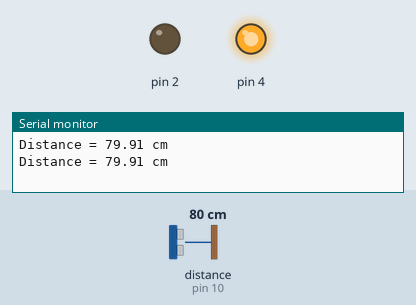
A sketch run on a simulated Arduino Uno, built with avr-gcc and run on an emulated ATmega328P. Shown: output pins drawn as LEDs (lit = HIGH), the last lines printed to the serial monitor. Wiring (inferred from the names in the program): ultrasonic range finder: trigger pin 13; echo pin 10. The test bench sets the inputs (shaded band); at power-on: distance to the obstacle (sensor on pin 10) 80 cm. The echo pulse lasts 58.3 µs per cm; pins used as bus, display or sensor lines are not drawn.

Above: at 1.8 s.
1.9 s: distance to the obstacle (sensor on pin 10) set to 4 cm
3.4 s: distance to the obstacle (sensor on pin 10) set to 2 cm
At 4.5 s:
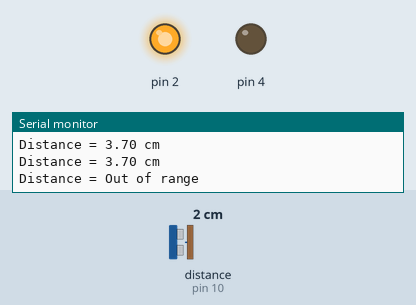
5.5 s: distance to the obstacle (sensor on pin 10) set to 9 cm
At 7.2 s:
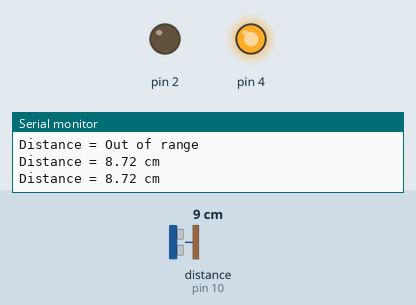
7.5 s: distance to the obstacle (sensor on pin 10) set to 196 cm
9.0 s: distance to the obstacle (sensor on pin 10) set to 205 cm
At 10.3 s:
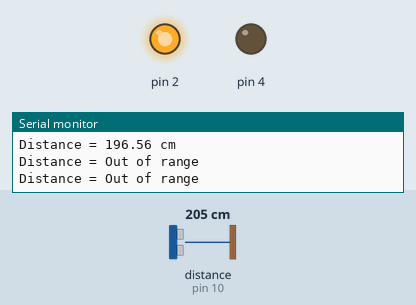
Timing chart, 0 to 12.0 s (numbered marks = the images above; inputs shaded):
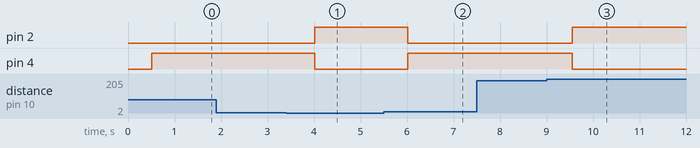

Measured:
- the behaviour switches between 3 and 2 cm on distance to the obstacle (sensor on pin 10) (found by bisection; images 0 and 1)
- the behaviour switches between 199 and 200 cm on distance to the obstacle (sensor on pin 10) (found by bisection; images 2 and 3)
- after the input at 3.4 s, pin 2: LOW → HIGH after 0.61 s; pin 4: HIGH → LOW after 0.61 s
- after the input at 5.5 s, pin 2: HIGH → LOW after 0.52 s; pin 4: LOW → HIGH after 0.52 s
- after the input at 9.0 s, pin 2: LOW → HIGH after 0.56 s; pin 4: HIGH → LOW after 0.56 s

The sketch:

9.ino
```cpp
int trigPin = 13;
int echoPin = 10;

void setup() {
  Serial.begin (9600);
  pinMode(trigPin, OUTPUT);
  pinMode(echoPin, INPUT);
  pinMode(4, OUTPUT);
  pinMode(2,OUTPUT);
}

void loop() {
  float duration, distance;
  digitalWrite(trigPin, LOW);
  delayMicroseconds(2);

  digitalWrite(trigPin, HIGH);
  delayMicroseconds(10);
  digitalWrite(trigPin, LOW);

  duration = pulseIn(echoPin, HIGH);
  distance = (duration / 2) * 0.0344;

  if (distance >= 200 || distance <= 2){
    Serial.print("Distance = ");
    Serial.println("Out of range");
    digitalWrite(2,HIGH);
    digitalWrite(4,LOW);
  }
  else {
    Serial.print("Distance = ");
    Serial.print(distance);
    Serial.println(" cm");
    delay(500);
    digitalWrite(4,HIGH);
    digitalWrite(2,LOW);
  }
  delay(500);
}
```
